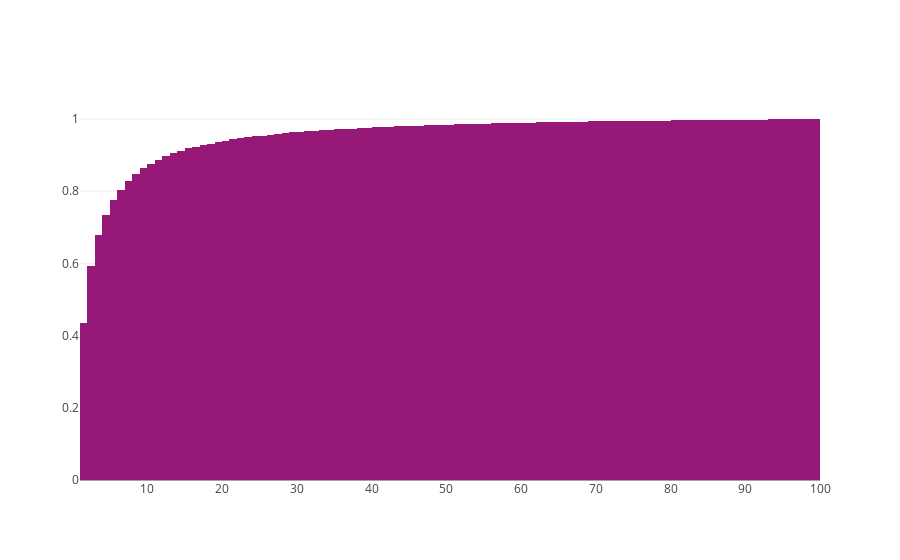

Notebook source saved alongside this figure:
### Markdown cell above
<div class="span5 alert alert-info">
<h3>Exercise Set III</h3>

<p><b>Exercise:</b> Construct the cumulative distribution of document frequencies (df). The $x$-axis is a document count $x_i$ and the $y$-axis is the percentage of words that appear less than $x_i$ times. For example, at $x=5$, plot a point representing the percentage or number of words that appear in 5 or fewer documents.</p>

<p><b>Exercise:</b> Look for the point at which the curve begins climbing steeply. This may be a good value for `min_df`. If we were interested in also picking `max_df`, we would likely pick the value where the curve starts to plateau. What value did you choose?</p>
</div>

### Code cell
import plotly.offline as py
import plotly.graph_objs as go
py.init_notebook_mode(connected=True)

words = list((X > 0).sum(0).tolist()[0])

data = [go.Histogram(x=words,histnorm='probability',
                     cumulative=dict(enabled=True), xbins=dict(start=-1,size=0.1,end=100),marker=dict(color='rgb(150, 25, 120)'))]

py.iplot(data, filename='normalized histogram')

### Figure 1 — Plotly figure (JSON) as saved in the notebook; plotly's stock layout.template omitted (floating-point values rounded to 4 significant figures; data arrays with more than 128 entries replaced by an {"elided": "..."} marker saying what was removed)
{"data": [{"cumulative": {"enabled": true}, "histnorm": "probability", "marker": {"color": "rgb(150, 25, 120)"}, "type": "histogram", "uid": "e9e73997-c60e-4c5a-b77d-df9ab3c16622", "x": {"elided": "22417 int values"}, "xbins": {"end": 100, "size": 0.1, "start": -1}}], "layout": {}}
